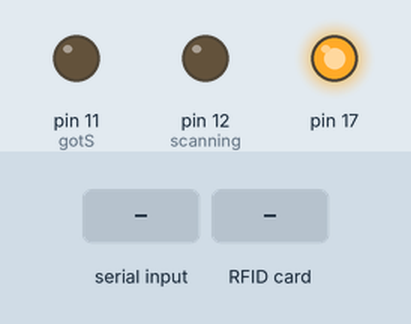
Bench run of a sketch on a simulated Arduino Leonardo, built with avr-gcc and run on an emulated ATmega32U4. Parts: output pins drawn as LEDs (lit = HIGH). Inputs (shaded band) come from the test bench. What the sketch prints to the serial monitor is not drawn.

Above: at 1.2 s.
1.3 s: "s" received over Serial
At 2.5 s:
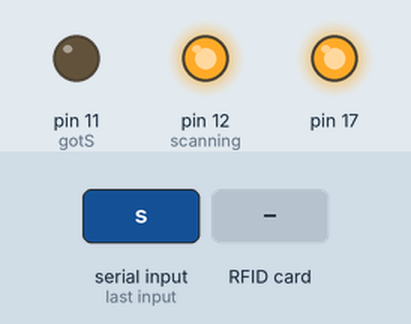
2.8 s: RFID card 5E 7A 19 C4 held to the reader
At 3.4 s:
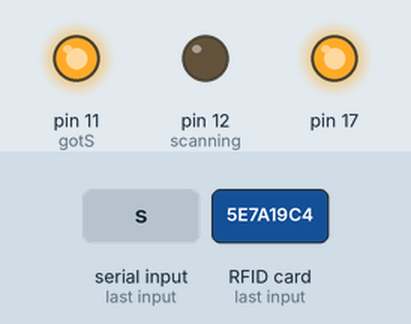
Timing chart, 0 to 5.8 s (numbered marks = the images above; inputs shaded):
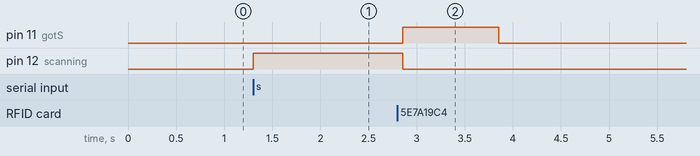

Measured:
- after the input at 1.3 s, pin 12 (scanning): LOW → HIGH at once
- after the input at 2.8 s, pin 11 (gotS): LOW → HIGH after 0.06 s, → LOW 1.0 s later; pin 12 (scanning): HIGH → LOW after 0.06 s

The sketch:

test_EEPROM.ino
```cpp
#include <MFRC522.h>  // MFRC522 RFID module library.
#include <SPI.h>      // SPI device communication library.
#define pinRST 8      // leonardo
#define pinSS 7


int inByte = 0, i, lstSignal = 0, scanning = 12, gotS = 11;         // incoming serial byte
String data = "", hold;

MFRC522 mfrc522(pinSS, pinRST);   // Creates MFRC522 instance.
MFRC522::MIFARE_Key key;          // Creates MIFARE key instance.


void setup() {
  // start serial port at 9600 bps:
  Serial.begin(9600);
  pinMode(scanning, OUTPUT);
  pinMode(gotS, OUTPUT);

   SPI.begin();        // Initiates SPI connection between RFID module and Arduino.
  mfrc522.PCD_Init(); // Initiates MFRC522 RFID module.

}

void loop() {
  if (Serial.available() > 0) {
    inByte = Serial.read();
    if( inByte == 115  ){                      //{s} read
      lstSignal = inByte;
      digitalWrite(scanning, HIGH);
      do{
        Serial.println("");
        delay(50);
      }while(!getID());
      digitalWrite(scanning, LOW);
      digitalWrite(gotS, HIGH);
      delay(1000);
      digitalWrite(gotS, LOW);                // for proper buffer
    }
    else if(inByte == 111){                  //{o} flush
     data = "";
     i = 100;
     while(i--){
      Serial.println("");
      delay(50);
     }
     lstSignal = 0;
    }
    // else do nothing
  }// end of receivig signal

                                    // no signal then keep printing
    if(lstSignal == 115){
      Serial.println(data);
      delay(50);
    }

}
bool getID() // Function that will read and print the RFID cards UID.
{
  if ( ! mfrc522.PICC_IsNewCardPresent())  // If statement that looks for new cards.
  {
    return false;
  }

  if ( ! mfrc522.PICC_ReadCardSerial())    // If statement that selects one of the cards.
  {
    return false;
  }
  //sz = mfrc522.uid.size;
  data = "";
  for (byte i = 0; i < 4; i++)data += String(mfrc522.uid.uidByte[i], HEX);
  mfrc522.PICC_HaltA();     // Stops the reading process.
  return true;
}
```
